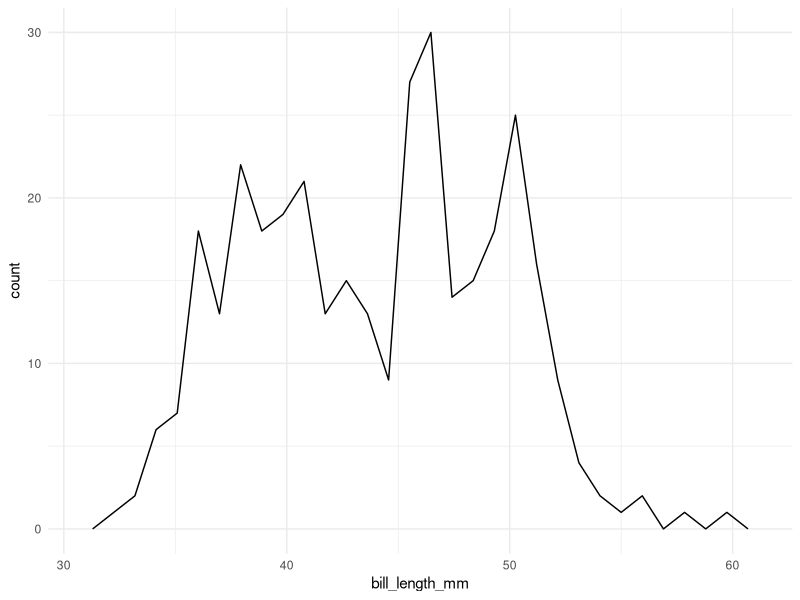
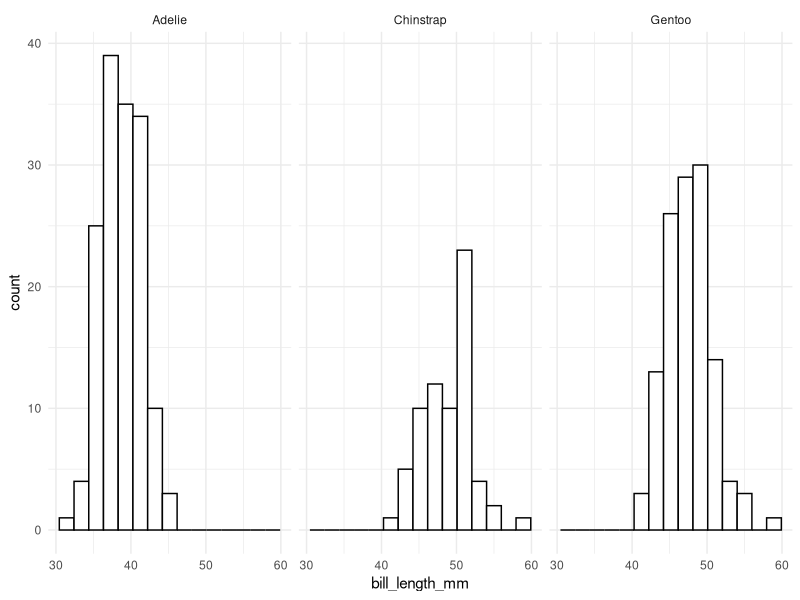
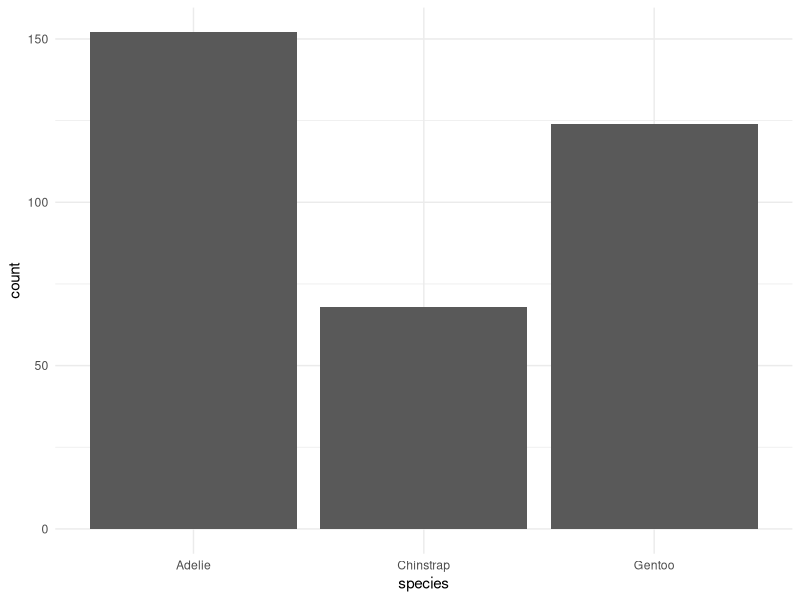
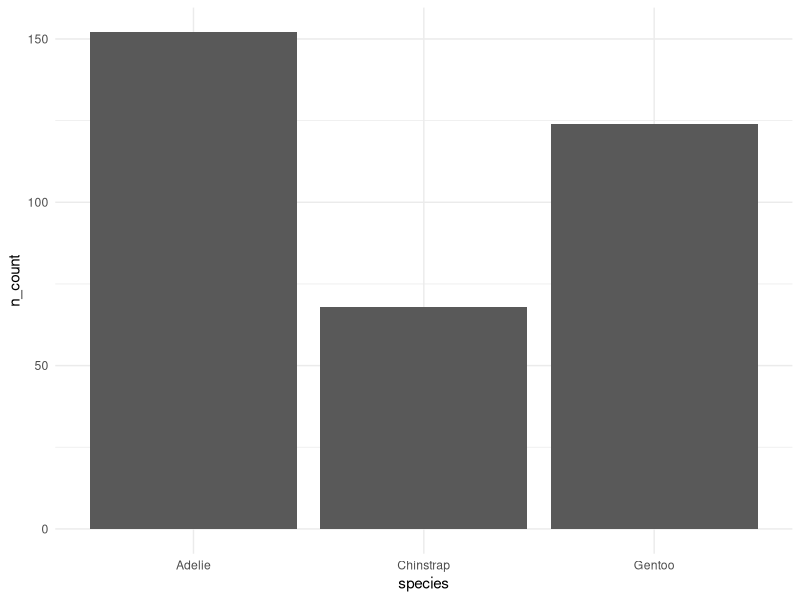
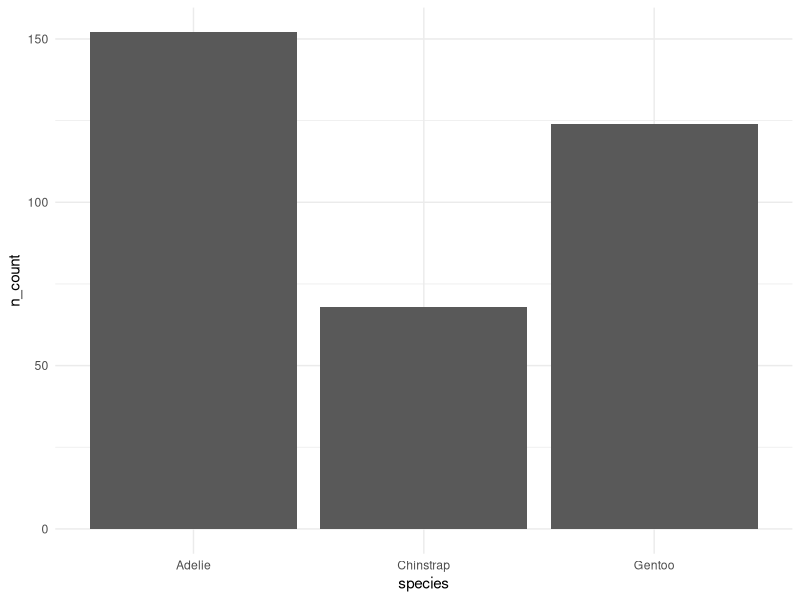
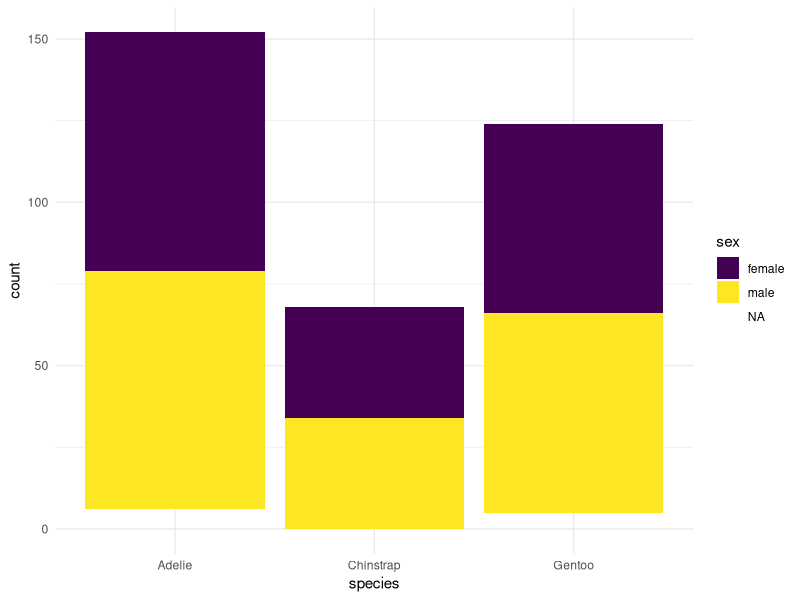
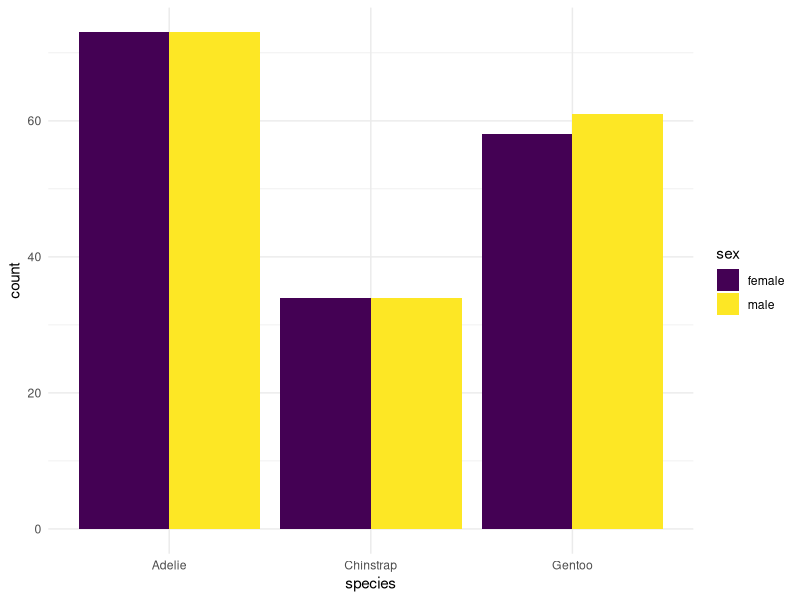
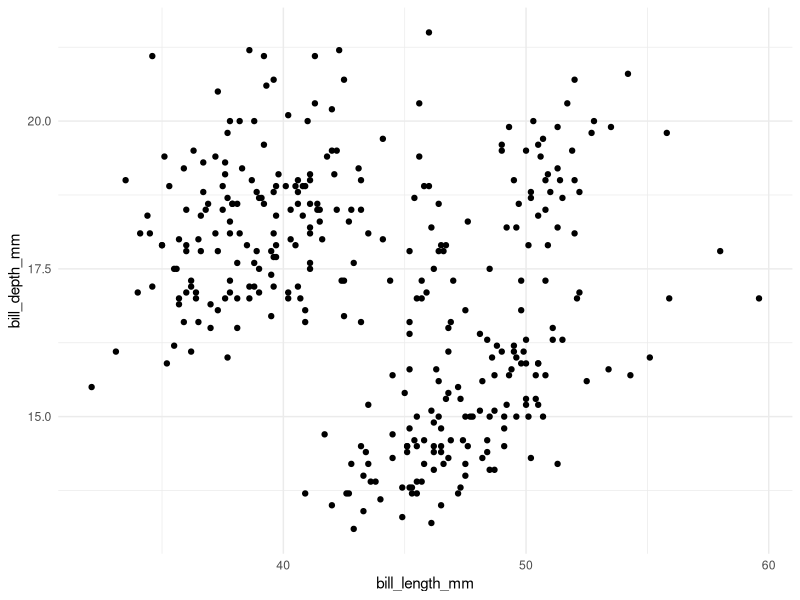

R code for these plots, in order:
## ---- chunk 1
library(palmerpenguins)
library(tidyverse)
theme_set(theme_minimal())
penguins
## ---- chunk 2
ggplot(data = penguins, aes(x = bill_length_mm)) +
  geom_freqpoly()
## ---- chunk 3
ggplot(data = penguins, aes(x = bill_length_mm)) +
  geom_histogram(colour = "black", fill = "white", bins = 15) +
  facet_wrap(~ species)
## ---- chunk 4
ggplot(data = penguins, aes(x = species)) +
  geom_bar(stat = "count") ## don't need stat = "count" because it's the default.
## ---- chunk 5
penguins_sum <- penguins |> group_by(species) |>
  summarise(n_count = n())
ggplot(data = penguins_sum, aes(x = species, y = n_count)) + 
  geom_bar(stat = "identity")
## equivalent to
ggplot(data = penguins_sum, aes(x = species, y = n_count)) +
  geom_col()
## ---- chunk 6
ggplot(data = penguins, aes(x = species, fill = sex)) +
  geom_bar(position = "stack") + ## don't need "stack" because it's default
  scale_fill_viridis_d()
## ---- chunk 7
penguins |> na.omit() # gets rid of any row with NA
penguins_nomiss <- penguins |> filter(!is.na(sex))
ggplot(data = penguins_nomiss, aes(x = species, fill = sex)) +
  geom_bar(position = "dodge") + 
  scale_fill_viridis_d()

## ---- chunk 8
ggplot(data = penguins, aes(x = bill_length_mm, y = bill_depth_mm)) +
  geom_point(stat = "identity", position = "identity") + facet_null() +
  coord_cartesian()
## ---- chunk 9
ggplot(data = penguins, aes(x = bill_length_mm)) + geom_histogram()
## ---- chunk 10
ggplot(data = penguins, aes(x = bill_length_mm, y = species)) + geom_boxplot()
## ---- chunk 11
#a
ggplot(data = penguins, aes(x = bill_length_mm)) + geom_freqpoly(colour = "darkred")
ggplot(data = penguins, aes(x = bill_length_mm)) + geom_freqpoly(aes(colour = species))
## ---- chunk 12
ggplot(data = penguins, aes(x = bill_length_mm, y = species)) + geom_point(aes(colour = species)) +
  geom_smooth()
ggplot(data = penguins, aes(x = bill_length_mm, y = species)) + geom_point() +
  geom_smooth(aes(colour = species))
## ---- chunk 13
ggplot(data = penguins, aes(x = bill_length_mm, y = bill_depth_mm)) +
  geom_point() +
  geom_smooth() +
  facet_wrap(~ species)
## ---- chunk 14
ggplot(data = penguins, aes(x = bill_length_mm, y = bill_depth_mm)) +
  geom_point() +
  geom_smooth() +
  facet_wrap(~ island)
